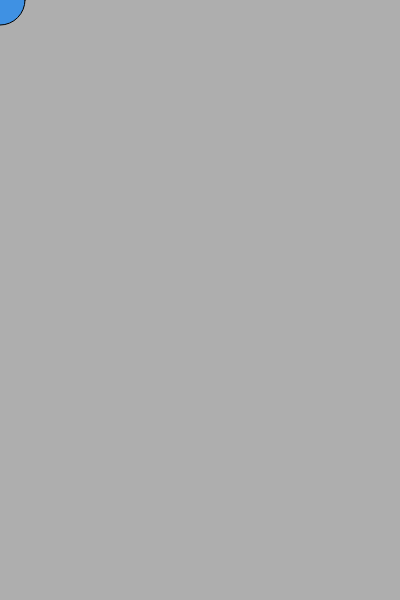
Frame 1 (no input)
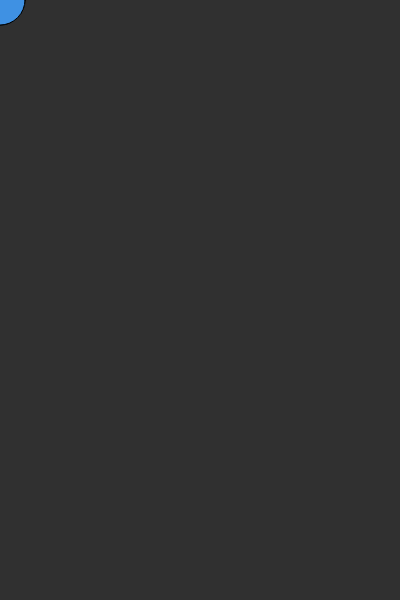
Frame 60 (no input)
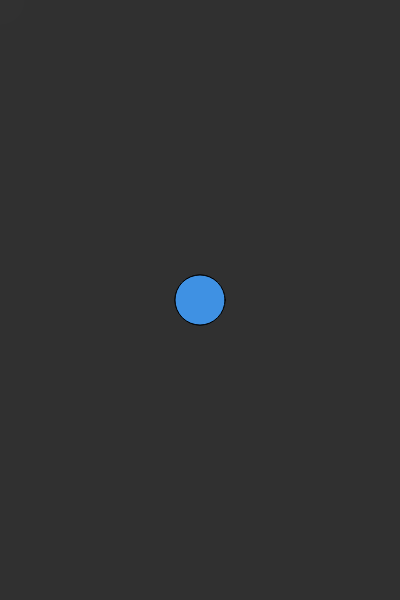
Frame 120 (the mouse pressed at the canvas centre since frame 60)

The p5.js sketch that drew these frames (run headless with seeded random() and noise() and a simulated clock; from frame 60 on, the mouse is pressed at the canvas centre):

// p5.js sketch
// ── sketch.js
function setup() {
  createCanvas(400, 600);
}

function draw() {
  background (50, 100);
  fill(63, 145, 227);
  ellipse(mouseX, mouseY, 50, 50);
  console.log("check, check, ");
}
